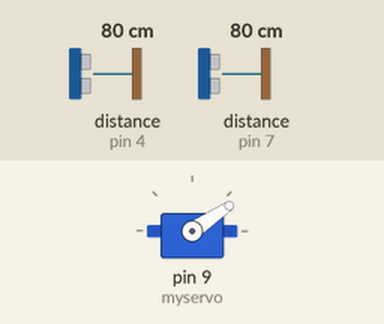
Simulated run of this sketch. Board: Arduino Uno, built with avr-gcc and run on an emulated ATmega328P. Parts: servo. Inputs (shaded band) come from the test bench; at power-on: distance to the obstacle (sensors on pin 4, pin 7) 80 cm. The echo pulse lasts 58.3 µs per cm; what the sketch prints to the serial monitor is not drawn.

Above: at 2.29 s.
2.3 s: distance to the obstacle (sensor on pin 4) set to 2 cm
At 2.72 s:
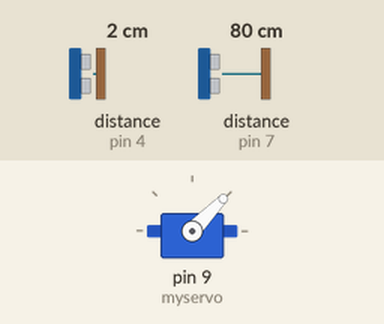
5.3 s: distance to the obstacle (sensor on pin 4) set to 250 cm
At 7.99 s:
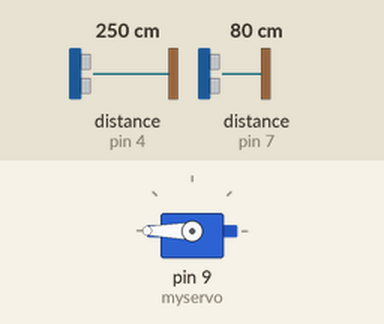
8.3 s: distance to the obstacle (sensor on pin 4) set to 4 cm
At 8.48 s:
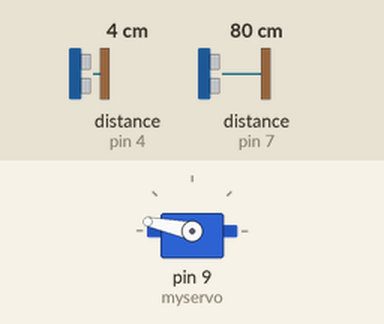
11.3 s: distance to the obstacle (sensor on pin 7) set to 2 cm
Timing chart, 0 to 15.3 s (numbered marks = the images above; inputs shaded):
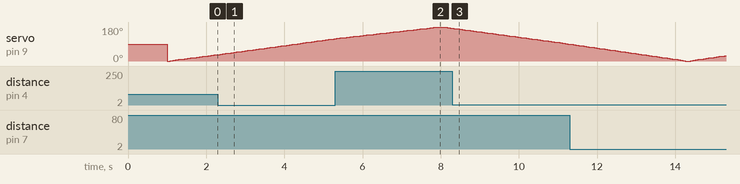

The sketch:

Ultrasonic_eyes.ino
```cpp
#include "SR04.h"
#include <Servo.h>
Servo myservo;

int pos = 0;

#define TRIG_PIN 4
#define ECHO_PIN 5
#define TRIG_PIN2 7
#define ECHO_PIN2 6

SR04 sensor_one= SR04(ECHO_PIN, TRIG_PIN);
SR04 sensor_two= SR04(ECHO_PIN2, TRIG_PIN2);
int current_distance = 0;
long a;
long b;

int greatest_distance = 0;
int go_angle = 0;
int previous_distance = 0;


void setup() {
  myservo.attach(9);
  Serial.begin(9600);
  delay(1000);
}

void loop() {
  greatest_distance = 0;
  go_angle = 0;
  previous_distance = 0;
  for(pos = 0;pos <= 180; pos+=2){
    myservo.write(pos);
    delay(15);
    a = sensor_one.Distance();
    b = sensor_two.Distance();
    if(a > greatest_distance){
      greatest_distance = a;
      go_angle = pos;
    }else{
      previous_distance = a;
    }
    if(b > greatest_distance){
      greatest_distance = b;
      go_angle = pos;
    }else{
      previous_distance = b;
    }
    }
  for(pos = 180; pos>=0; pos-=2){
    myservo.write(pos);
    delay(15);
    a = sensor_one.Distance();
    b = sensor_two.Distance();
    if(a > greatest_distance){
      greatest_distance = a;
      go_angle = pos;
    }else{
      previous_distance = a;
    }
    if(b > greatest_distance){
      greatest_distance = b;
      go_angle = pos;
    }else{
      previous_distance = b;
    }
  }
  Serial.println("The go_angle is: ");
  Serial.print(go_angle);
  Serial.print(",");
  Serial.println(greatest_distance);
}
```
